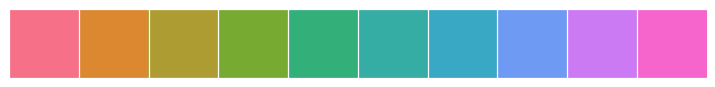

Here is the Python script that generated this plot:
import seaborn as sns; sns.set_theme()
sns.palplot(sns.husl_palette(10))
